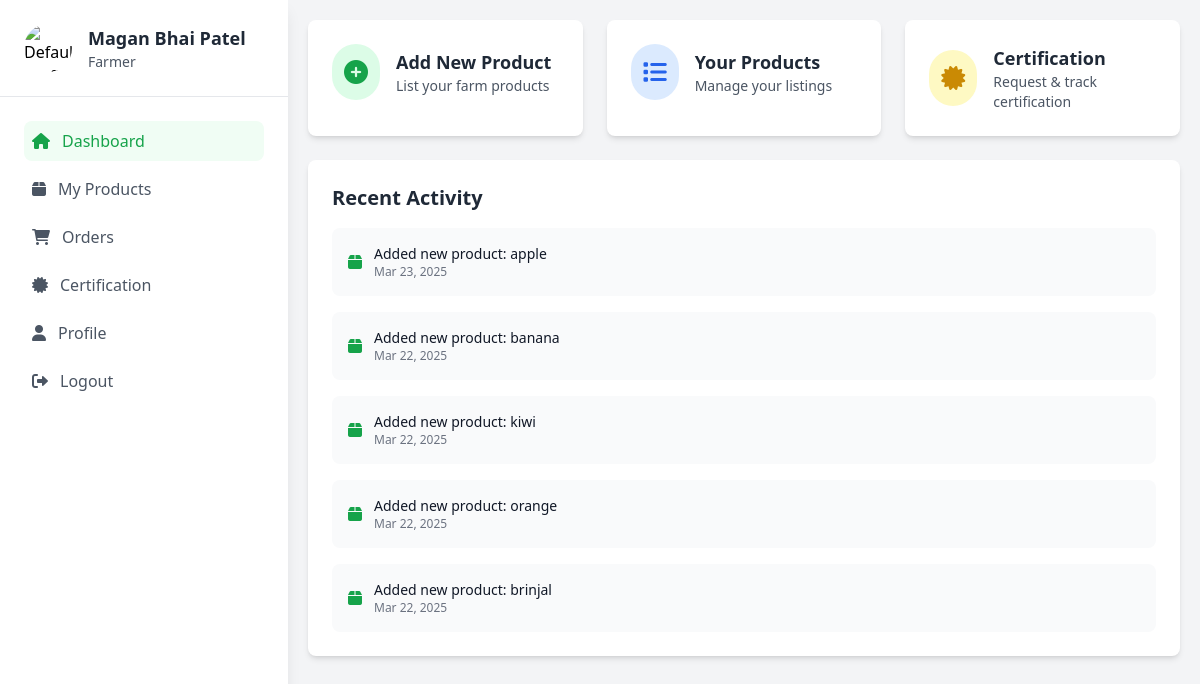
Before: /dashboard/farmer/ (signed in) with the older database file.
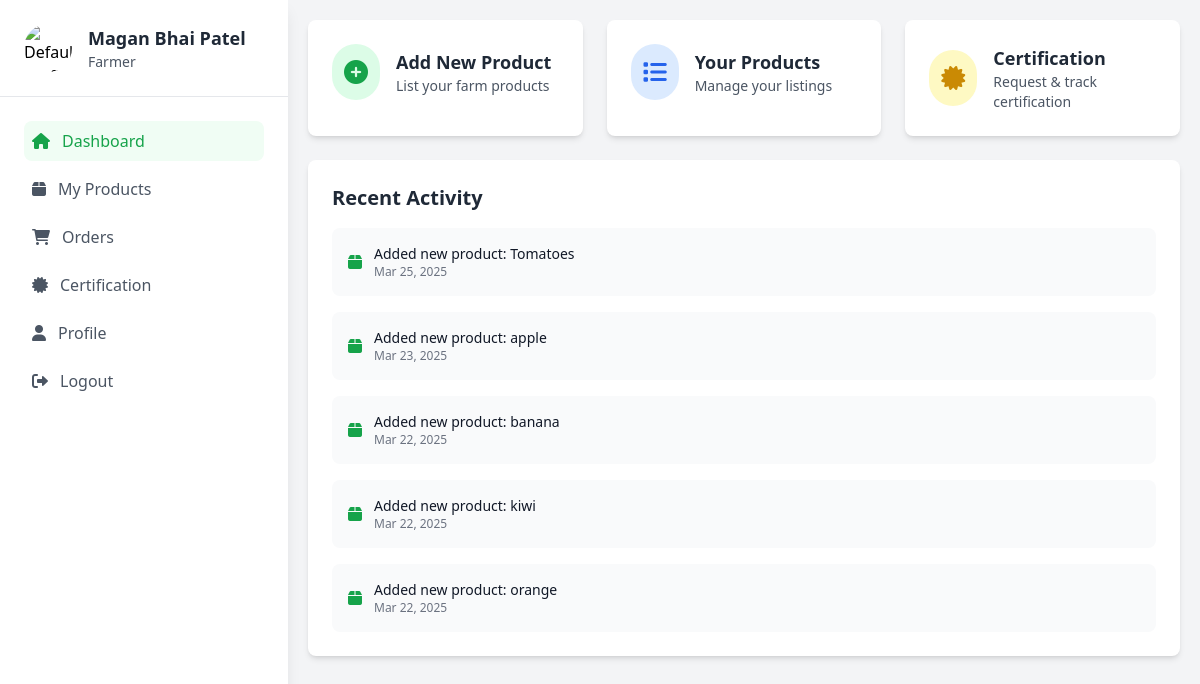
After: the same page with the newer database file.
### api/models.py (models this page shows, shortened)
class Product(models.Model):
    product_id = models.AutoField(primary_key=True)
    farmer = models.ForeignKey(FarmerProfile, on_delete=models.CASCADE)
    category = models.ForeignKey(Category, on_delete=models.CASCADE)
    product_name = models.CharField(max_length=100)
    description = models.TextField()
    price = models.DecimalField(max_digits=10, decimal_places=2)
    stock = models.PositiveIntegerField()
    image = models.ImageField(upload_to='products/')
    qr_code = models.ImageField(upload_to='qr_codes/', blank=True, null=True)
    created_at = models.DateTimeField(auto_now_add=True)

### api/views.py (the view)
# urls.py: path('dashboard/farmer/', views.farmer_dashboard, name='farmer_dashboard'),
@login_required
def farmer_dashboard(request):
    if request.user.role != 'Farmer':
        messages.error(request, 'Only farmers can access this dashboard.')
        return redirect('home')
    try:
        farmer_profile = FarmerProfile.objects.get(user=request.user)
        recent_products = Product.objects.filter(farmer=farmer_profile).order_by('-created_at')[:5]
    except FarmerProfile.DoesNotExist:
        farmer_profile = None
        recent_products = []
    context = {
        'farmer_profile': farmer_profile,
        'recent_products': recent_products,
    }
    return render(request, 'farmer/farmer_dashboard.html', context)

### templates/farmer/farmer_dashboard.html (shortened to what this page needs)
{% extends 'farmer/farmer_base.html' %}
{% block content %}
<div class="flex flex-col p-5">
    <div class="grid grid-cols-1 md:grid-cols-3 gap-6 mb-6">
        <a href="{% url 'add_product' %}" class="bg-white rounded-lg shadow-md p-6 hover:shadow-lg transition-shadow">
            <div class="flex items-center">
                <div class="p-3 bg-green-100 rounded-full">
                    <i class="fas fa-plus-circle text-green-600 text-2xl"></i>
                </div>
                <div class="ml-4">
                    <h3 class="text-lg font-semibold text-gray-800">Add New Product</h3>
                    <p class="text-gray-600 text-sm">List your farm products</p>
                </div>
            </div>
        </a>
        <a href="{% url 'product_list' %}" class="bg-white rounded-lg shadow-md p-6 hover:shadow-lg transition-shadow">
            <div class="flex items-center">
                <div class="p-3 bg-blue-100 rounded-full">
                    <i class="fas fa-list text-blue-600 text-2xl"></i>
                </div>
                <div class="ml-4">
                    <h3 class="text-lg font-semibold text-gray-800">Your Products</h3>
                    <p class="text-gray-600 text-sm">Manage your listings</p>
                </div>
            </div>
        </a>
        <a href="{% url 'certification_request' %}" class="bg-white rounded-lg shadow-md p-6 hover:shadow-lg transition-shadow">
            <div class="flex items-center">
                <div class="p-3 bg-yellow-100 rounded-full">
                    <i class="fas fa-certificate text-yellow-600 text-2xl"></i>
                </div>
                <div class="ml-4">
                    <h3 class="text-lg font-semibold text-gray-800">Certification</h3>
                    <p class="text-gray-600 text-sm">Request & track certification</p>
                </div>
            </div>
        </a>
    </div>
    <div class="bg-white rounded-lg shadow-md p-6">
        <h2 class="text-xl font-semibold text-gray-800 mb-4">Recent Activity</h2>
        <div class="space-y-4">
            {% if recent_products %}
                {% for product in recent_products %}
                <div class="flex items-center justify-between p-4 bg-gray-50 rounded-lg">
                    <div class="flex items-center">
                        <i class="fas fa-box text-green-600 mr-3"></i>
                        <div>
                            <p class="text-sm font-medium text-gray-900">Added new product: {{ product.product_name }}</p>
                            <p class="text-xs text-gray-500">{{ product.created_at|date:"M d, Y" }}</p>
                        </div>
                    </div>
                </div>
                {% endfor %}
            {% else %}
                <p class="text-gray-500 text-center py-4">No recent activity</p>
            {% endif %}
        </div>
    </div>
</div>
{% endblock %}

Changed rows visible on the page:
no longer on this page (row edited): Product: product_name "brinjal", created_at "Mar 22, 2025"
added Product: product_name "Tomatoes", created_at "Mar 25, 2025"
